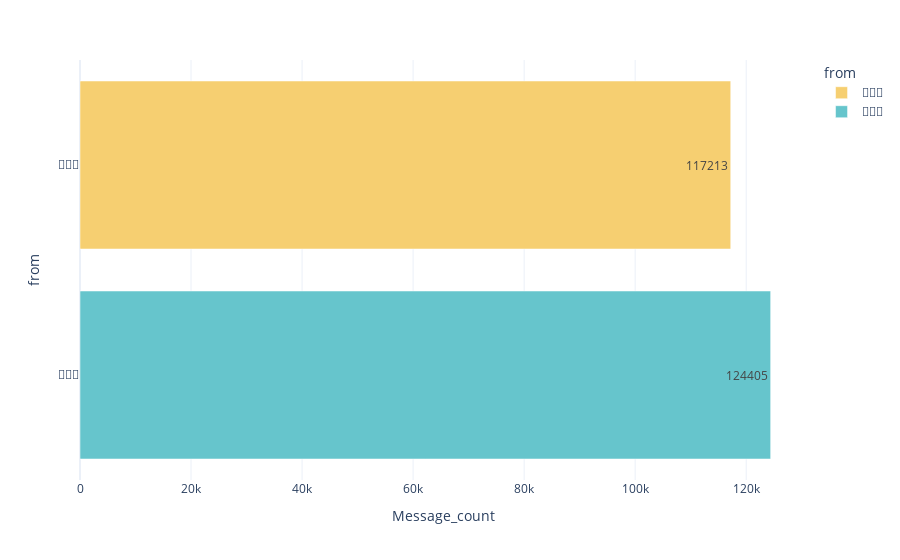

The cell this chart's notebook holds for it:
### Code cell
fig = px.bar(overview_df, x='Message_count', y='from',
             color='from', orientation='h',
             color_discrete_map={
                "🐑💛🌙": 'rgb(246, 207, 113)',
                "🐥💛🌻": "rgb(102, 197, 204)"},
             text='Message_count',
             color_discrete_sequence=px.colors.qualitative.Pastel)
fig.show()

### Figure 1 — Plotly figure (JSON) as saved in the notebook; plotly's stock layout.template omitted (floating-point values rounded to 4 significant figures)
{"data": [{"alignmentgroup": "True", "hovertemplate": "from=%{y}<br>Message_count=%{text}<extra></extra>", "legendgroup": "🐑💛🌙", "marker": {"color": "rgb(246, 207, 113)"}, "name": "🐑💛🌙", "offsetgroup": "🐑💛🌙", "orientation": "h", "showlegend": true, "text": [117213], "textposition": "auto", "type": "bar", "x": [117213], "xaxis": "x", "y": ["🐑💛🌙"], "yaxis": "y"}, {"alignmentgroup": "True", "hovertemplate": "from=%{y}<br>Message_count=%{text}<extra></extra>", "legendgroup": "🐥💛🌻", "marker": {"color": "rgb(102, 197, 204)"}, "name": "🐥💛🌻", "offsetgroup": "🐥💛🌻", "orientation": "h", "showlegend": true, "text": [124405], "textposition": "auto", "type": "bar", "x": [124405], "xaxis": "x", "y": ["🐥💛🌻"], "yaxis": "y"}], "layout": {"barmode": "relative", "legend": {"title": {"text": "from"}, "tracegroupgap": 0}, "margin": {"t": 60}, "xaxis": {"anchor": "y", "domain": [0, 1], "title": {"text": "Message_count"}}, "yaxis": {"anchor": "x", "categoryarray": ["🐥💛🌻", "🐑💛🌙"], "categoryorder": "array", "domain": [0, 1], "title": {"text": "from"}}}}
